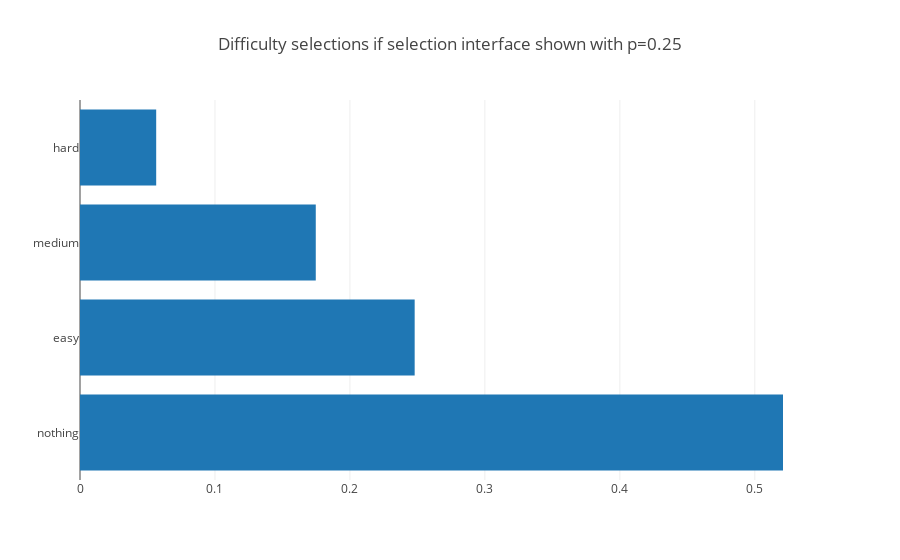

The notebook cell saved with this chart:
### Code cell
plotdict(get_choose_difficulty_counts_for_user_list_user_normalized(frequency_of_choose_difficulty_to_users['0.25']), 'Difficulty selections if selection interface shown with p=0.25')

### Figure 1 — Plotly figure (JSON) as saved in the notebook; plotly's stock layout.template omitted (floating-point values rounded to 4 significant figures)
{"data": [{"orientation": "h", "type": "bar", "uid": "0936748e-cb42-4760-9553-2d76a5443d90", "x": [0.5209, 0.248, 0.1747, 0.05646], "y": ["nothing", "easy", "medium", "hard"]}], "layout": {"title": {"text": "Difficulty selections if selection interface shown with p=0.25"}}}
